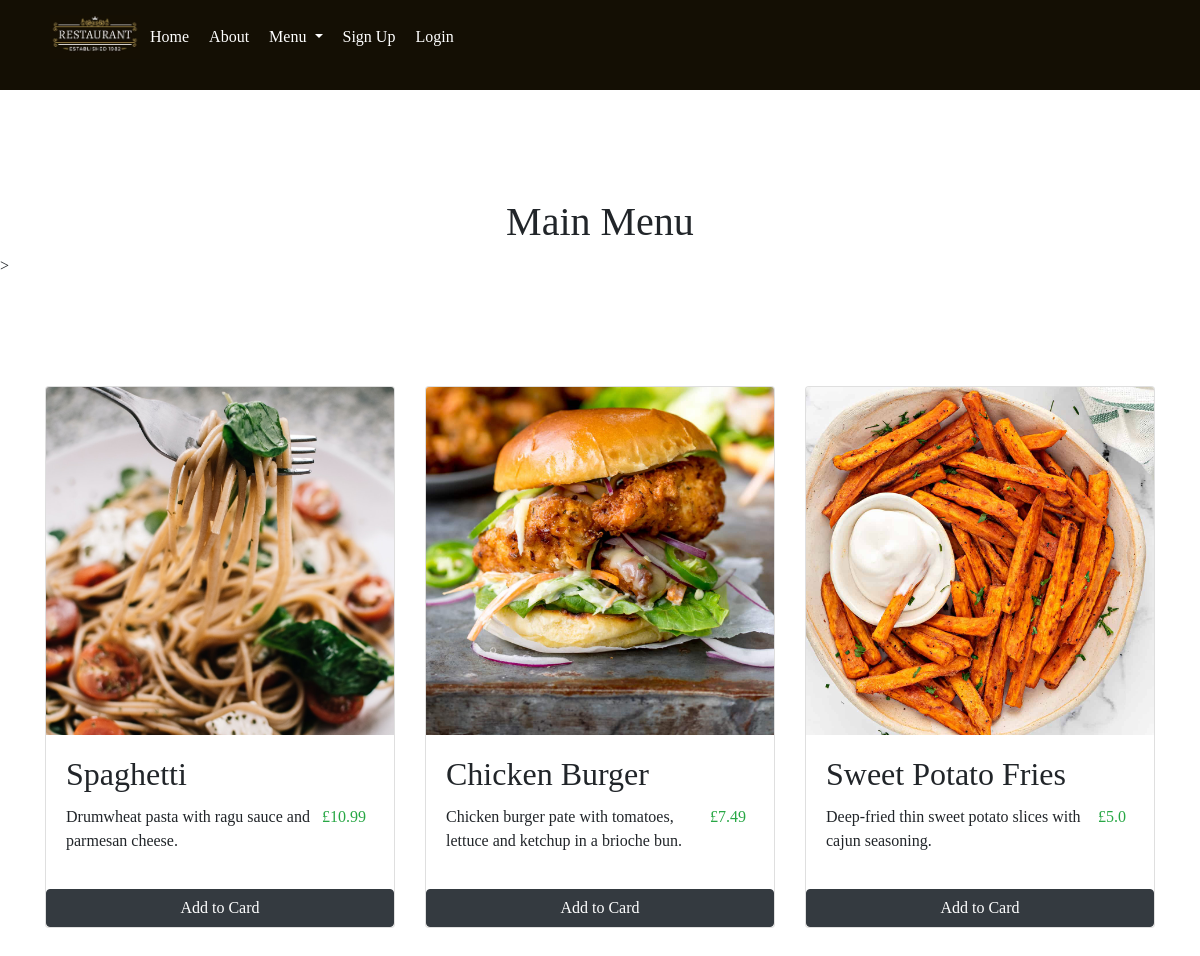
/restaurant/menu/main-menu/, run on the app's committed database.
### restaurant/models.py (models this page shows, shortened)
class Menu(models.Model):
    MENU_ID_MAX_LENGTH=128
    menuID = models.TextField(max_length=MENU_ID_MAX_LENGTH,unique=True) # primary key
    slug = models.SlugField(unique=True)

class MenuItem(models.Model):
    MENUITEM_ID_MAX_LENGTH=128
    DESCRIPTION_MAX_LENGTH=200
    menuItemID = models.CharField(max_length=MENUITEM_ID_MAX_LENGTH, unique=True) # primary key
    menu = models.ForeignKey(Menu, on_delete=models.CASCADE) # foreign key: one to many - many menu items for one menu
    description = models.CharField(max_length=DESCRIPTION_MAX_LENGTH, default="None")
    price = models.FloatField(default =0.0)
    photo = models.ImageField(upload_to='menu_item_images', blank=True)
    slug = models.SlugField(unique=True)
    class Meta:
        verbose_name_plural = 'MenuItems'

### restaurant/views.py (the view)
# urls.py: path('menu/<slug:menu_name_slug>/', views.show_menu, name='show_menu'),
def show_menu(request,menu_name_slug):
    context_dict = {}
    try:
        menu = Menu.objects.get(slug=menu_name_slug)
        menuItems = MenuItem.objects.filter(menu=menu)
        context_dict['menuItems'] = menuItems
        context_dict['menu'] = menu
    except Menu.DoesNotExist:
        context_dict['menu'] = None
        context_dict['menuItems'] = None
    return render(request, 'restaurant/menu.html', context=context_dict)

### restaurant/templatetags/rango_template_tags.py (called while the page is built)
@register.inclusion_tag('restaurant/menus.html')
def get_menu_list():
    return {'menus': Menu.objects.all() }

### templates/restaurant/menu.html (shortened to what this page needs)
{% extends 'restaurant/base.html' %}
{% block body_block %}
    {% if menu %}
    <div class = "container mt-2">
        <h1 class = "text-center font-weight-normal">{{ menu.menuID }}</h1>
    </div>
    {% if menuItems %}>
    <div class = "container mt-2 d-flex mb-5">
        <div class = "row">
            {% for item in menuItems %}
            <div class="col-lg-4 d-flex align-items-stretch mb-5">
                <div class = "card">
                    {% if item.photo %}
                    <img src="{{ item.photo.url }}" alt="{{ item.menuItemID }} photo" class="card-img-top w-100">
                    {% endif %}
                    <div class="card-body">
                        <h2 class="card-title">{{item.menuItemID}}</h2>
                        <div class = "d-flex justify-content-between">
                            <p class="card-text">{{item.description}}</p>
                            <p class="card-text mr-2 text-success">£{{item.price}}</p>
                        </div>
                    </div>
                    <a href="#" class="btn btn-dark" >Add to Card</a>
                </div>
            </div>
            {% endfor %}
        </div>
    </div>
    {% else %}
        <strong>No items currently in menu.</strong>
    {% endif %}
    {% else %}
    <strong>The specified menu does not exist.</strong>
    {% endif %}
{% endblock %}

### static/css/style.css (style rules this page uses)
:root { --brown:#2e2b24; --gold: #EDC270; }
* { margin: 0; padding: 0; box-sizing: border-box; font-family: 'PT Serif', serif; text-decoration: none; }
p { text-transform: none; }
.btn ::before { content: ''; position: absolute; top:0; right:0; width: 100%; height: 100%; background: var(--gold); z-index: -1; }
.container { width: 80%; display: block; margin: auto; padding-top: 100px; }

### data on the page
Menu: menuID "Main Menu"
MenuItem: photo (picture), menuItemID "Spaghetti", description "Drumwheat pasta with ragu sauce and parmesan cheese.", price "10.99"
MenuItem: photo (picture), menuItemID "Chicken Burger", description "Chicken burger pate with tomatoes, lettuce and ketchup in a brioche bun.", price "7.49"
MenuItem: photo (picture), menuItemID "Sweet Potato Fries", description "Deep-fried thin sweet potato slices with cajun seasoning.", price "5.0"
